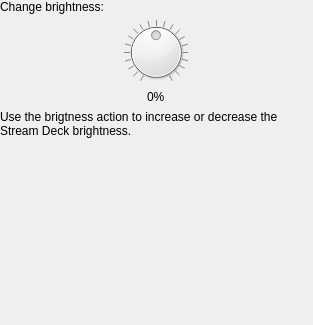
<?xml version="1.0" encoding="UTF-8"?>
<ui version="4.0">
 <class>action_command</class>
 <widget class="QWidget" name="action_command">
  <property name="geometry">
   <rect>
    <x>0</x>
    <y>0</y>
    <width>313</width>
    <height>325</height>
   </rect>
  </property>
  <property name="windowTitle">
   <string>Form</string>
  </property>
  <layout class="QVBoxLayout" name="verticalLayout">
   <property name="leftMargin">
    <number>0</number>
   </property>
   <property name="topMargin">
    <number>0</number>
   </property>
   <property name="rightMargin">
    <number>0</number>
   </property>
   <property name="bottomMargin">
    <number>0</number>
   </property>
   <item>
    <layout class="QVBoxLayout" name="verticalLayout_4" stretch="0,0,0,2">
     <item>
      <widget class="QLabel" name="label">
       <property name="text">
        <string>Change brightness:</string>
       </property>
      </widget>
     </item>
     <item>
      <layout class="QHBoxLayout" name="horizontalLayout">
       <item>
        <widget class="QDial" name="dial">
         <property name="maximumSize">
          <size>
           <width>64</width>
           <height>64</height>
          </size>
         </property>
         <property name="minimum">
          <number>-100</number>
         </property>
         <property name="maximum">
          <number>100</number>
         </property>
         <property name="singleStep">
          <number>1</number>
         </property>
         <property name="wrapping">
          <bool>false</bool>
         </property>
         <property name="notchTarget">
          <double>10.000000000000000</double>
         </property>
         <property name="notchesVisible">
          <bool>true</bool>
         </property>
        </widget>
       </item>
      </layout>
     </item>
     <item>
      <layout class="QHBoxLayout" name="horizontalLayout_2">
       <item>
        <widget class="QLabel" name="label_3">
         <property name="sizePolicy">
          <sizepolicy hsizetype="Maximum" vsizetype="Preferred">
           <horstretch>0</horstretch>
           <verstretch>0</verstretch>
          </sizepolicy>
         </property>
         <property name="text">
          <string>0%</string>
         </property>
        </widget>
       </item>
      </layout>
     </item>
     <item>
      <widget class="QLabel" name="label_2">
       <property name="sizePolicy">
        <sizepolicy hsizetype="Preferred" vsizetype="Preferred">
         <horstretch>0</horstretch>
         <verstretch>0</verstretch>
        </sizepolicy>
       </property>
       <property name="text">
        <string>Use the brigtness action to increase or decrease the Stream Deck brightness.</string>
       </property>
       <property name="textFormat">
        <enum>Qt::PlainText</enum>
       </property>
       <property name="alignment">
        <set>Qt::AlignLeading|Qt::AlignLeft|Qt::AlignTop</set>
       </property>
       <property name="wordWrap">
        <bool>true</bool>
       </property>
      </widget>
     </item>
    </layout>
   </item>
  </layout>
 </widget>
 <resources/>
 <connections/>
</ui>
